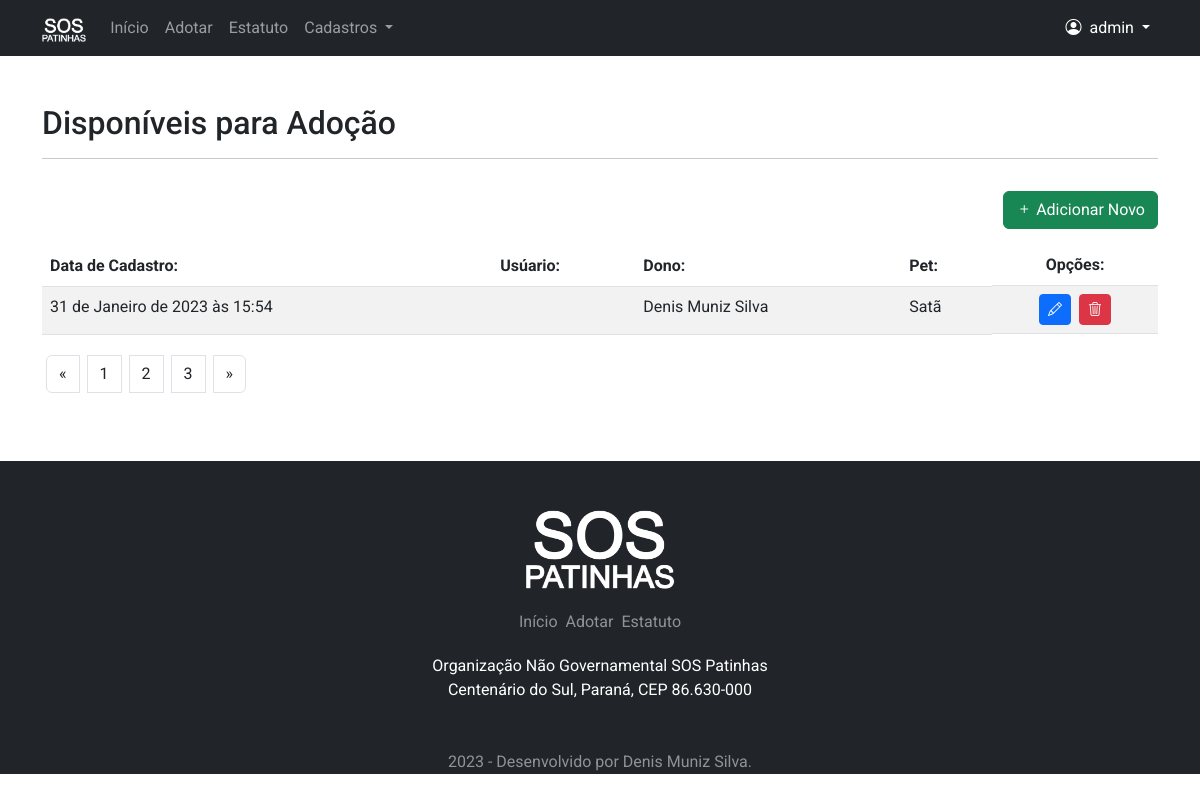
The page /adocao/lista/ (signed in) on the database as committed earlier.
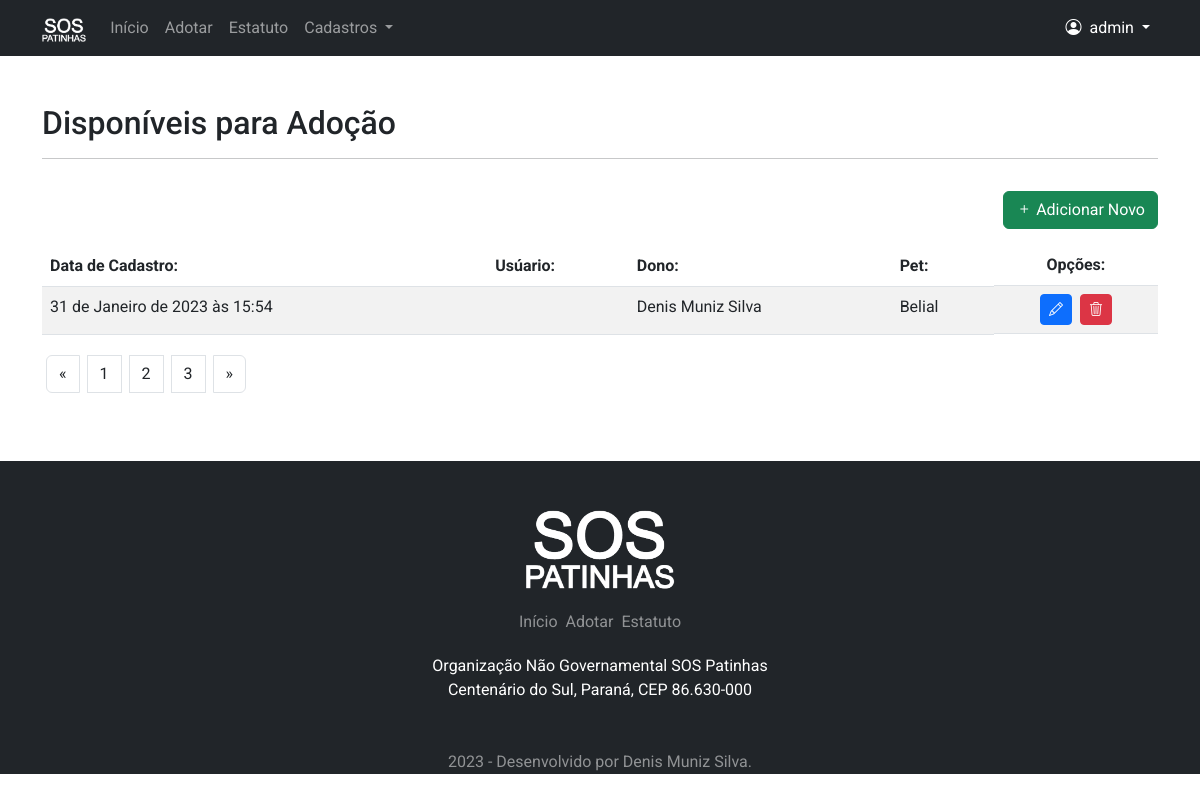
The same page on the database as committed later.
### pet/models.py (models this page shows, shortened)
class Adocao(models.Model):
    VAR_SEXO = [
        ('Indefinido', 'Indefinido'),
        ('Macho', 'Macho'),
        ('Fêmea', 'Fêmea'),
    ]
    VAR_STATUS = [
        ('d', 'Disponível'),
        ('a', 'Adotado'),
        ('c', 'Adoção Cancelada'),
    ]
    VAR_IDADE = [
        ('Desconhecida', 'Desconhecida'),
        ('01 Mês', '01 Mês'),
        ('02 Mêses', '02 Mêses'),
        ('03 Mêses', '03 Mêses'),
        ('04 Mêses', '04 Mêses'),
        ('05 Mêses', '05 Mêses'),
        ('06 Mêses', '06 Mêses'),
        ('07 Mêses', '07 Mêses'),
        ('08 Mêses', '08 Mêses'),
        ('09 Mêses', '09 Mêses'),
        ('10 Mêses', '10 Mêses'),
        ('11 Mêses', '11 Mêses'),
        ('01 Ano', '01 Ano'),
        ('02 Anos', '02 Anos'),
        ('03 Anos', '03 Anos'),
        ('04 Anos', '04 Anos'),
        ('05 Anos', '05 Anos'),
        ('06 Anos', '06 Anos'),
        ('07 Anos', '07 Anos'),
        ('08 Anos', '08 Anos'),
        ('09 Anos', '09 Anos'),
        ('10 Anos', '10 Anos'),
        ('11 Anos', '11 Anos'),
        ('12 Anos', '12 Anos'),
        ('13 Anos', '13 Anos'),
        ('14 Anos', '14 Anos'),
        ('15 Anos', '15 Anos'),
        ('16 Anos', '16 Anos'),
        ('17 Anos', '17 Anos'),
        ('18 Anos', '18 Anos'),
        ('19 Anos', '19 Anos'),
        ('20 Anos', '20 Anos'),
        ('21 Anos', '21 Anos'),
        ('22 Anos', '22 Anos'),
        ('23 Anos', '23 Anos'),
        ('24 Anos', '24 Anos'),
        ('25 Anos', '25 Anos'),
        ('26 Anos', '26 Anos'),
        ('27 Anos', '27 Anos'),
        ('28 Anos', '28 Anos'),
        ('29 Anos', '29 Anos'),
        ('30 Anos', '30 Anos'),
    ]
    cadastrado_em = models.DateTimeField(auto_now_add=True)
    cadastrado_por = models.ForeignKey(User, on_delete=models.PROTECT, verbose_name='Cadastrante')
    nome_dono = models.CharField(
        max_length=200, verbose_name='Nome Completo do Dono')
    email_1 = models.CharField(
        max_length=150, verbose_name='E-mail 01', null=True, blank=True)
    email_2 = models.CharField(
        max_length=150, verbose_name='E-mail 02', null=True, blank=True)
    fone_1 = models.CharField(max_length=15, verbose_name='Fone 01')
    fone_2 = models.CharField(
        max_length=15, verbose_name='Fone 02', null=True, blank=True)
    fone_3 = models.CharField(
        max_length=15, verbose_name='Fone 03', null=True, blank=True)
    obs = models.TextField(
        max_length=2000, verbose_name='Observações', null=True, blank=True)
    cep = models.CharField(
        max_length=8, verbose_name='CEP', null=True, blank=True)
    estado = models.CharField(
        max_length=2, verbose_name='Estado', null=True, blank=True)
    cidade = models.CharField(
        max_length=200, verbose_name='Cidade', null=True, blank=True)
    bairro = models.CharField(
        max_length=200, verbose_name='Bairro', null=True, blank=True)
    endereco = models.CharField(
        max_length=250, verbose_name='Endereço', null=True, blank=True)
    numero = models.IntegerField(
        default=0, verbose_name='Número', null=True, blank=True)
    complemento = models.TextField(
        max_length=2000, verbose_name='Complemento', null=True, blank=True)
    nome_pet = models.CharField(max_length=200, verbose_name='Nome do Pet')
    idade = models.CharField(max_length=15, choices=VAR_IDADE)
    especie = models.ForeignKey(
        Especie, on_delete=models.PROTECT, verbose_name='Especie')
    raca = models.ForeignKey(
        Raca, on_delete=models.PROTECT, verbose_name='Raça')
    sexo = models.CharField(max_length=10, choices=VAR_SEXO)
    qualidades = models.CharField(max_length=2000, verbose_name='Qualidades')
    img = models.ImageField(upload_to='Adocao_fotos/', verbose_name='Foto')
    status = models.CharField(max_length=1, choices=VAR_STATUS)

### pet/views.py (the view)
# urls.py: path('adocao/lista/', PaginaAdotarLista.as_view(), name='lista-pet'),
class PaginaAdotarLista(LoginRequiredMixin, ListView):
    login_url = reverse_lazy('login')
    model = Adocao
    template_name = 'pet/divulgar_lista.html'

### pet/templates/pet/divulgar_lista.html (shortened to what this page needs)
{% extends 'base.html' %}
{% load static %}
{% block pagina %}
<div class="container py-5">
    <h2>Disponíveis para Adoção</h2>
    <hr>
    <div class="d-flex justify-content-end pt-3">
        <a href="{% url 'added-pet' %}" class="btn btn-success"><i class="bi bi-plus me-1"></i>Adicionar Novo</a>
    </div>
        <div class="table-responsive">
            <table class="table table-striped mt-3">
                <thead>
                    <tr>
                        <th scope="col d-flex">Data de Cadastro:</th>
                        <th scope="col">Usúario:</th>
                        <th scope="col">Dono:</th>
                        <th scope="col">Pet:</th>
                        <th scope="col" class="d-flex justify-content-center">Opções:</th>
                    </tr>
                </thead>
                <tbody>
                    {% for item in object_list %}
                    <tr>
                        <td>{{item.cadastrado_em}}</td>
                        <td>{{item.cadastrado_por}}</td>
                        <td>{{item.nome_dono}}</td>
                        <td>{{item.nome_pet}}</td>
                        <td class="d-flex justify-content-center">
                            <a href="{% url 'edit-pet' item.pk %}" class="btn btn-primary btn-sm me-1">
                                <i class="bi bi-pencil"></i></a>
                            <a href="{% url 'delete-pet' item.pk %}" class="btn btn-danger btn-sm ms-1">
                                <i class="bi bi-trash3"></i></a>
                        </td>
                    </tr>
                    {% empty %}
                    <tr>
                        <td colspan="4">Nao existem pets disponíveis para adoção no momento.</td>
                    </tr>
                    {% endfor %}
                </tbody>
            </table>
        </div>
    <nav aria-label="Page navigation example">
        <ul class="pagination">
            <li class="page-item m-1">
                <a class="page-link" href="#" aria-label="Previous">
                    <span aria-hidden="true" class="text-dark">&laquo;</span>
                </a>
            </li>
            <li class="page-item m-1"><a class="page-link text-dark" href="#">1</a></li>
            <li class="page-item m-1"><a class="page-link text-dark" href="#">2</a></li>
            <li class="page-item m-1"><a class="page-link text-dark" href="#">3</a></li>
            <li class="page-item m-1">
                <a class="page-link" href="#" aria-label="Next">
                    <span aria-hidden="true" class="text-dark">&raquo;</span>
                </a>
            </li>
        </ul>
    </nav>
</div>
{% endblock %}

### templates/base.html (shortened to what this page needs)
<!doctype html>
{% load static %}
<html lang="pt-br">
<head>
    <link href="https://cdn.jsdelivr.net/npm/bootstrap@5.2.3/dist/css/bootstrap.min.css" rel="stylesheet"
>
    <link rel="stylesheet" href="{% static 'css/main.css' %}">
    <link rel="stylesheet" href="https://cdn.jsdelivr.net/npm/bootstrap-icons@1.10.3/font/bootstrap-icons.css">
</head>
<body>
    {% block menu %}
    <header>
        <div class="bg-dark">
            <nav class="container navbar navbar-dark bg-dark navbar-expand-lg ">
                <div class="container-fluid">
                    <a class="navbar-brand" href="{% url 'inicio' %}">
                        <img src="{% static 'img/sos.png' %}" alt="Logo" height="24">
                    </a>
                    <div class="collapse navbar-collapse" id="navbarSupportedContent">
                        <ul class="navbar-nav me-auto mb-2 mb-lg-0">
                            <li class="nav-item">
                                <a class="nav-link {% block menuativo1 %} {% endblock %}" aria-current="page"
                                    href="{% url 'inicio' %}">Início</a>
                            </li>
                            <li class="nav-item">
                                <a class="nav-link {% block menuativo2 %} {% endblock %}"
                                    href="{% url 'adotar' %}">Adotar</a>
                            </li>
                            <li class="nav-item">
                                <a class="nav-link {% block menuativo3 %} {% endblock %}"
                                    href="{% url 'estatuto' %}">Estatuto</a>
                            </li>
                            {% if request.user.is_authenticated %}
                            <li class="nav-item dropdown">
                                <a class="nav-link dropdown-toggle" href="#" role="button" data-bs-toggle="dropdown"
                                    aria-expanded="false">
                                    Cadastros
                                </a>
                            </li>
                            {% endif %}
                        </ul>
                        <div class="d-flex justify-content-end">
                            {% if request.user.is_authenticated %}
                            <ul class="navbar-nav me-auto mb-2 mb-lg-0">
                                <li class="nav-item dropdown ">
                                    <a class="nav-link dropdown-toggle text-white" href="#" role="button"
                                        data-bs-toggle="dropdown" aria-expanded="false">
                                        <i class="bi bi-person-circle me-1"></i>
                                        {{ request.user }}
                                    </a>
                                </li>
                            </ul>
                            {% endif %}
                        </div>
                    </div>
                </div>
            </nav>
        </div>
    </header>
    {% endblock %}
    {% block pagina %}
    {% endblock %}
    {% block footer %}
    <footer class="bg-dark pt-5">
        <div class="container d-block">
            <div class="d-flex justify-content-center pb-3">
                <img src="{% static 'img/sos.png' %}" alt="Logo" class="img-rodape">
            </div>
            <div class="d-flex justify-content-center ">
                <a href="{% url 'inicio' %}"
                    class="fst-normal {% block footerativo1 %} rodapelinks {% endblock %} p-1">Início</a>
                <a href="{% url 'adotar' %}"
                    class="fst-normal {% block footerativo2 %} rodapelinks {% endblock %} p-1">Adotar</a>
                <a href="{% url 'estatuto'  %}"
                    class="fst-normal {% block footerativo3 %} rodapelinks {% endblock %} p-1">Estatuto</a>
            </div>
            <div class="text-center text-white bg-dark p-3">
                <p>
                    Organização Não Governamental SOS Patinhas<br>
                    Centenário do Sul, Paraná, CEP 86.630-000
                </p>
            </div>
            <div class="text-center text-white-50 bg-dark pt-3">
                2023 - Desenvolvido por Denis Muniz Silva.
            </div>
        </div>
    </footer>
    {% endblock %}
</body>
</html>

### static/css/main.css (style rules this page uses)
* { font-family: 'Mountains of Christmas', cursive; font-family: 'Roboto', sans-serif; }
.img-rodape { max-width: 150px; width: 100%; display: block; }
.rodapelinks { text-decoration: none; color: rgba(255, 255, 255, 0.5); }

Rows that differ between the two databases and show on the page:
changed Adocao "Denis Muniz Silva": nome_pet "Satã" → "Belial"
